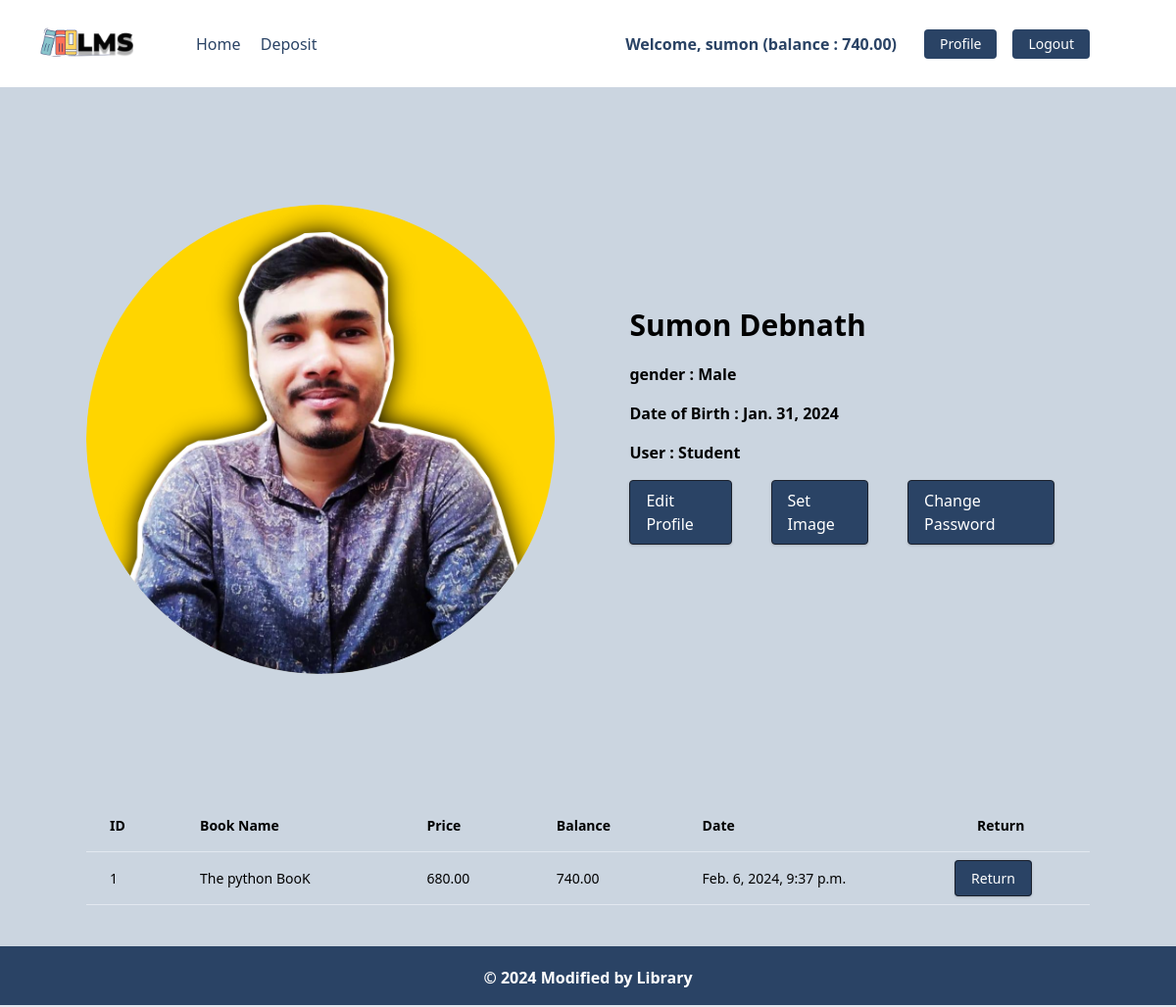
Page /account/profile/ (signed in) on the committed database.
### accounts/models.py (models this page shows, shortened)
class UserAccount(models.Model):
    user = models.OneToOneField(User, related_name="account", on_delete=models.CASCADE)
    birth_date = models.DateField(null=True, blank=True)
    gender = models.CharField(max_length=10, choices=GENDER_TYPE)
    user_type = models.CharField(max_length=10, choices=USER_TYPE)
    initial_date = models.DateField(auto_now_add=True)
    balance = models.DecimalField(default=0, max_digits=12, decimal_places=2)
    image = models.ImageField(upload_to="accounts/media/profile/", null=True, blank=True)

### book/models.py (models this page shows, shortened)
class BorrowBooK(models.Model):
    borrowUser = models.OneToOneField(User, on_delete=models.CASCADE, null=True, blank=True)
    borrowBook = models.ForeignKey(Book, on_delete= models.CASCADE)
    borrowDate = models.DateTimeField(auto_now_add=True)

class Book(models.Model):
    user = models.ForeignKey(User, on_delete=models.CASCADE, null=True, blank=True)
    account = models.ForeignKey(UserAccount, on_delete=models.CASCADE, null=True, blank=True)
    title = models.CharField(max_length=255)
    book_image= models.ImageField(upload_to="book/media/images/", null=True, blank=True)
    description = models.TextField()
    borrowed_price = models.DecimalField(max_digits=6, decimal_places=2)
    borrowed_date = models.DateTimeField(auto_now_add=True)
    categories = models.ManyToManyField(Category)
    class Meta:
        ordering = ["borrowed_date"]

### accounts/views.py (the view)
# urls.py: path("profile/", Profile, name="profile"),
@login_required
def Profile(request):
    user = request.user.account
    book = BorrowBooK.objects.filter(borrowUser=request.user)
    return render(request, "accounts/profile.html", {"usr":user, "books":book})

### accounts/templates/accounts/profile.html
{% extends "core/base.html" %}
{% block body %}
    <div class="container mx-auto flex flex-col md:flex-row items-center my-12 md:my-24 gap-10">
        {% if usr.image %}
        <div class="w-full lg:w-1/2 lg:py-6 text-center ">
            <img class ="rounded-full" src ="{{ usr.image.url }}" alt="profile image"/>
        </div>
        {% endif %}
        <div class="flex flex-col w-full lg:w-1/2 justify-center items-start pt-12 pb-24 px-6 rounded-2xl bg-opacity-70 mx-3">
            <h2 class="font-bold text-3xl my-4">{{usr.user.first_name}} {{usr.user.last_name}}</h2>
            <h3 class="leading-normal mb-4 ms-4 font-bold">gender : {{usr.gender}}</h3>
            <h3 class="leading-normal mb-4 font-bold">Date of Birth : {{usr.birth_date}}</h3>
            <h4 class="leading-normal mb-4 font-bold">User : {{usr.user_type}}</h4>
            <div class="flex justify-start w-full gap-x-10">
                <a href="{% url 'edit_profile' %}" class="bg-blue-900 text-white rounded hover:bg-white hover:text-blue-900 hover:border-blue-900 shadow hover:shadow-lg py-2 px-4 border border-gray-900 hover:border-transparent">Edit Profile</a>
                <a href="{% url 'image' %}" class="bg-blue-900 text-white rounded hover:bg-white hover:text-blue-900 hover:border-blue-900 shadow hover:shadow-lg py-2 px-4 border border-gray-900 hover:border-transparent">Set Image</a>
                <a href="{% url 'password' %}" class="bg-blue-900 text-white rounded hover:bg-white hover:text-blue-900 hover:border-blue-900 shadow hover:shadow-lg py-2 px-4 border border-gray-900 hover:border-transparent">Change Password</a>
            </div>
        </div>
    </div>
{% if books %}
    <div class="flex flex-col mb-24">
        <div class="overflow-x-auto sm:-mx-6 lg:-mx-8">
          <div class="inline-block min-w-full py-2 sm:px-6 lg:px-8">
            <div class="overflow-hidden">
              <table class="min-w-full text-left text-sm font-light">
                <thead class="border-b font-medium dark:border-neutral-500">
                  <tr>
                    <th scope="col" class="px-6 py-4">ID</th>
                    <th scope="col" class="px-6 py-4">Book Name</th>
                    <th scope="col" class="px-6 py-4">Price</th>
                    <th scope="col" class="px-6 py-4">Balance</th>
                    <th scope="col" class="px-6 py-4">Date</th>
                    <th scope="col" class="px-6 py-4">Return</th>
                  </tr>
                </thead>
                <tbody>
                    {% for book in books %}
                  <tr class="border-b dark:border-neutral-500">
                    <td class="whitespace-nowrap px-6 py-4 font-medium">{{book.borrowBook.id}}</td>
                    <td class="whitespace-nowrap px-6 py-4">{{book.borrowBook.title}}</td>
                    <td class="whitespace-nowrap px-6 py-4">{{book.borrowBook.borrowed_price}}</td>
                    <td class="whitespace-nowrap px-6 py-4">{{book.borrowUser.account.balance}}</td>
                    <td class="whitespace-nowrap px-6 py-4">{{book.borrowDate}}</td>
                    <td><a href="{% url 'return' book.id %}" class="bg-blue-900 text-white rounded hover:bg-white hover:text-blue-900 hover:border-blue-900 shadow hover:shadow-lg py-2 px-4 border border-gray-900 hover:border-transparent">Return</a></td>
                  </tr>
                  {% endfor %}
                </tbody>
              </table>
            </div>
          </div>
        </div>
      </div>
    {% endif %}
{% endblock body %}

### core/templates/core/base.html (shortened to what this page needs)
{% load static %}
<!DOCTYPE html>
<html lang="en">
    <head>
        <link href="https://unpkg.com/tailwindcss@^1.0/dist/tailwind.min.css" rel="stylesheet">
    </head>
    <body class="bg-gray-400">
        {% include 'core/navber.html' %}
        {% block content %}
            <div class="lg:container lg:mx-auto mb-250" id="main">
                {% block body %}
                {% endblock %}
            </div>
        {% endblock %}
        {% include 'core/footer.html' %}
    </body>
</html>

### core/templates/core/navber.html (shortened to what this page needs)
{% load static %}
<nav class="flex items-center justify-between flex-wrap bg-white p-6 px-10">
  <div class="flex items-center flex-shrink-0 text-white mr-6">
      <span class="font-semibold text-xl tracking-tight text-blue-900"><a href="{% url 'home' %}"><img class="w-24" src="{% static 'images/nav_logo.png' %}" alt="nav-logo"></a></span>
  </div>
  <div class="w-full block flex-grow lg:flex lg:items-center lg:w-auto px-10">
      {% if request.user.is_authenticated %}
          <div class="text-md lg:flex-grow">
              <a href="{% url 'home' %}" class="block mt-4 lg:inline-block lg:mt-0 text-blue-900 hover:text-red-900 hover:font-black mr-4">
                  Home
              </a>
              <a href="{% url 'deposite' %}" class="block mt-4 lg:inline-block lg:mt-0 text-blue-900 hover:text-red-900 hover:font-black mr-4">
                  Deposit
              </a>
          </div>
          <div class="flex w-auto">
              <div class="text-blue-900 my-auto font-black px-5">Welcome, {{ request.user.username }} (balance : {{request.user.account.balance}}) </div>
              <a href="{% url 'profile' %}" class="mx-2 inline-block font-medium text-sm px-4 py-2 leading-none bg-blue-900 rounded text-white border-white hover:border-transparent hover:text-dark hover:bg-red-700 mt-4 lg:mt-0">Profile</a>
              <a href="{% url 'log_out' %}" class="mx-2 inline-block font-medium text-sm px-4 py-2 leading-none bg-blue-900 rounded text-white border-white hover:border-transparent hover:text-dark hover:bg-red-700 mt-4 lg:mt-0">Logout</a>
          </div>
      {% endif %}
  </div>
</nav>

### core/templates/core/footer.html
<footer class="footer bg-blue-900 text-white relative border-b-2 mt-10">
    <div class="container mx-auto px-6">
        <div class="mt-5 flex flex-col items-center">
            <div class="sm:w-2/3 text-center py-0 pb-2">
                <p class="text-md text-white font-bold mb-2">
                    © {% now "Y" %} Modified by Library
                </p>
            </div>
        </div>
    </div>
</footer>

### core/templates/core/base.html (style rules this page uses)
footer { position: fixed !important; bottom: 0 !important; width: 100%; }

### rows in the picture
UserAccount: image (picture), user.first_name "Sumon", user.last_name "Debnath", gender "Male", birth_date "Jan. 31, 2024", user_type "Student"
BorrowBooK: borrowBook.id "1", borrowBook "The python BooK", borrowBook.borrowed_price "680.00", borrowUser.account.balance "740.00", borrowDate "Feb. 6, 2024, 9:37 p.m."

### other values in the picture
{{ request.user.username }} "sumon"
{{ request.user.account.balance }} "740.00"
